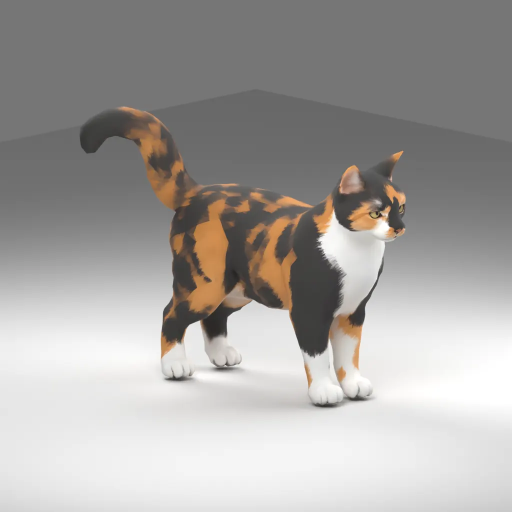
#> input picture experiments/23-multiview-3500/raw-review/original-az315-el12.webp, 1024 x 1024 px, given in place of original-az315-el12.png, which was not available (shown at 1/2 size)
$ python make_comparisons.py
#> lines starting #> are read from the running program, lines starting #| are printed output that depends on the picture; pictures that were not available may be replaced by others from this repository, and a replacement may not be noted
"""Assemble labeled actual-render comparisons. No retouching or generated imagery."""
from pathlib import Path
import hashlib
import json
from PIL import Image, ImageDraw, ImageFont

P = Path(__file__).resolve().parent
font = ImageFont.truetype('/System/Library/Fonts/Helvetica.ttc', 30)
small = ImageFont.truetype('/System/Library/Fonts/Helvetica.ttc', 22)
baseline = P.parent / '25-appearance-diagnostic/matte-candidate/preview'
cases = [('Baseline', baseline),
         ('A: adaptive facets / 18', P / 'results-v001/delta18/preview'),
         ('B: adaptive facets / 28', P / 'results-v001/delta28/preview')]
evidence = []


def add(canvas, source, xy, size):
    with Image.open(source) as im:
        canvas.paste(im.convert('RGB').resize(size, Image.Resampling.LANCZOS), xy)
    evidence.append({'path': str(source), 'sha256': hashlib.sha256(source.read_bytes()).hexdigest()})


canvas = Image.new('RGB', (2304, 1688), '#f4f3ef')
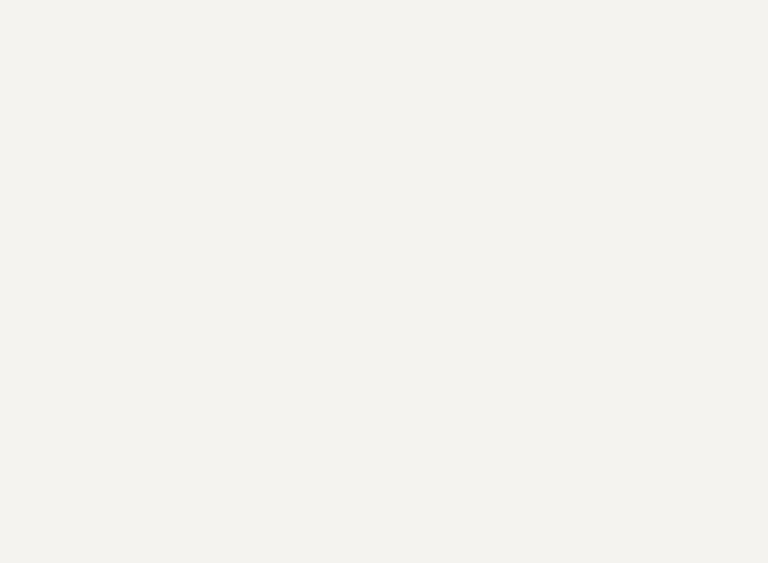
#> canvas: PIL image 2304x1688 RGB (shown at 1/3 size); mean R, G, B 244, 243, 239
draw = ImageDraw.Draw(canvas)
draw.text((24, 18), 'ACTUAL 3D RENDERS  |  3,500 triangles  |  Same geometry, camera, lights and material settings', font=font, fill='#20242a')
for col, (label, folder) in enumerate(cases):
    draw.text((col * 768 + 24, 68), label, font=font, fill='#20242a')
    for row, az in enumerate(['315', '045']):
        add(canvas, folder / f'original-az{az}-el12.png', (col * 768, 112 + row * 768), (768, 768))
#> in add, im is the input picture: PIL image 1024x1024 RGB; mean R, G, B 166.4, 163.5, 161
#> in add, `canvas.paste(im.convert('RGB').resize(size, Image.Resampling.LANCZOS),..`:
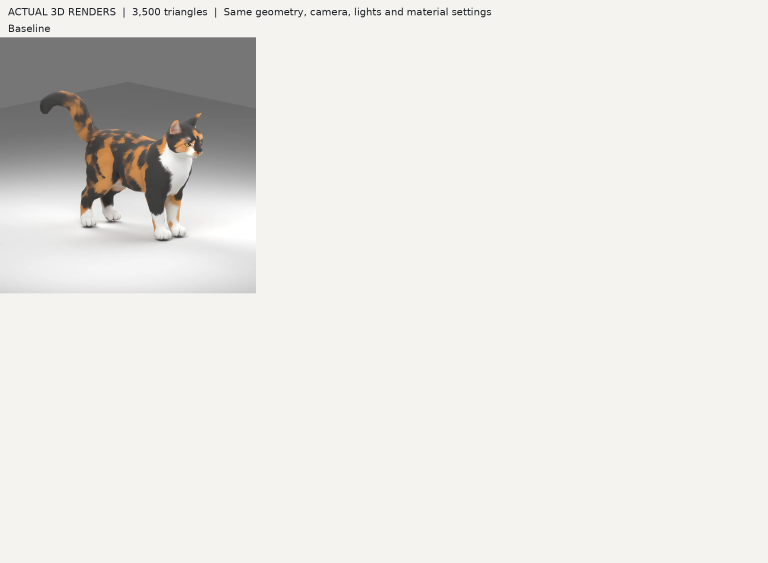
#> canvas: PIL image 2304x1688 RGB (shown at 1/3 size); mean R, G, B 231.7, 230.4, 226.7
#> (the run stopped early here; a loop or call above may not have finished)

$ run again, with experiments/23-multiview-3500/raw-review/original-az000-el12.webp copied over experiments/23-multiview-3500/raw-review/original-az315-el12.webp
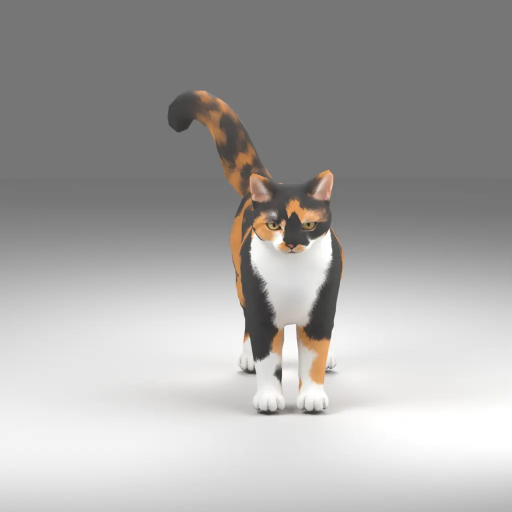
#> input picture experiments/23-multiview-3500/raw-review/original-az000-el12.webp, 1024 x 1024 px, given in place of original-az315-el12.png, which was not available (shown at 1/2 size)
#> in add, im is the input picture: PIL image 1024x1024 RGB; mean R, G, B 169.1, 167.7, 166.4
#> in add, `canvas.paste(im.convert('RGB').resize(size, Image.Resampling.LANCZOS),..`:
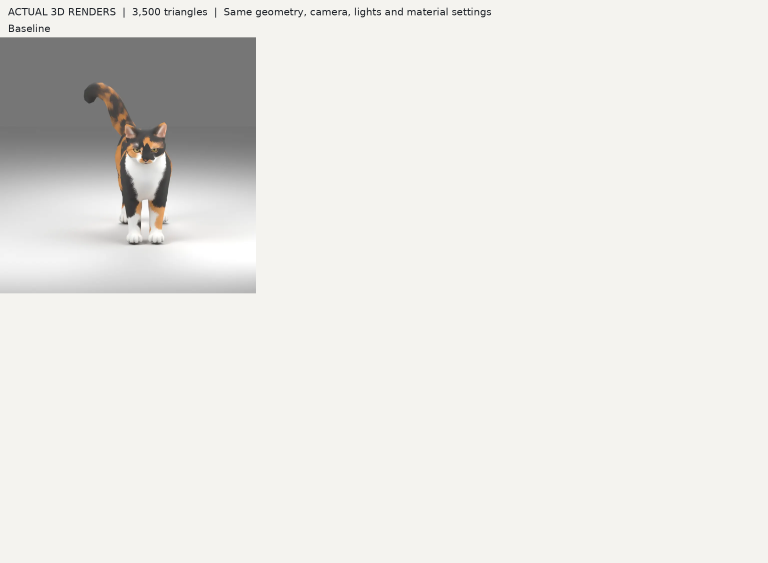
#> canvas: PIL image 2304x1688 RGB (shown at 1/3 size); mean R, G, B 232.1, 231.1, 227.5

$ run again, with experiments/23-multiview-3500/raw-review/original-az045-el12.webp copied over experiments/23-multiview-3500/raw-review/original-az315-el12.webp
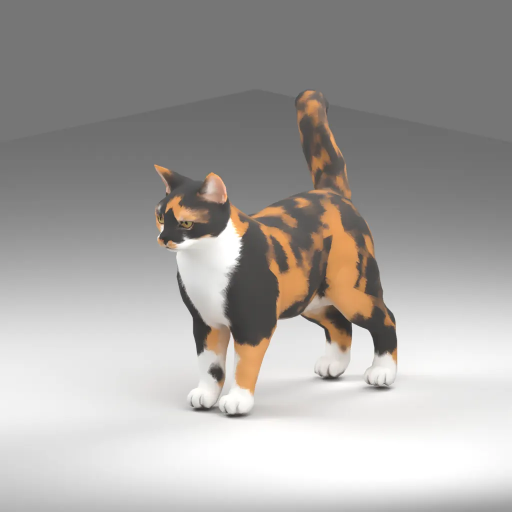
#> input picture experiments/23-multiview-3500/raw-review/original-az045-el12.webp, 1024 x 1024 px, given in place of original-az315-el12.png, which was not available (shown at 1/2 size)
#> in add, im is the input picture: PIL image 1024x1024 RGB; mean R, G, B 167.9, 164.8, 162
#> in add, `canvas.paste(im.convert('RGB').resize(size, Image.Resampling.LANCZOS),..`:
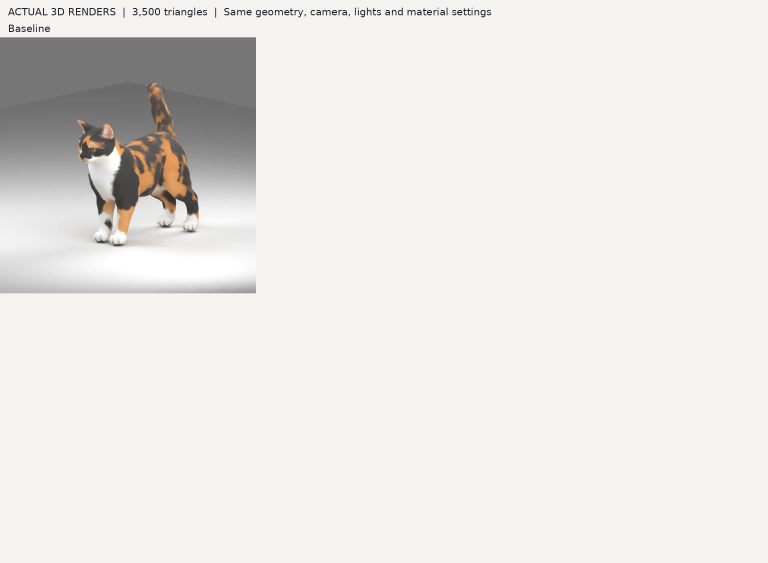
#> canvas: PIL image 2304x1688 RGB (shown at 1/3 size); mean R, G, B 231.9, 230.6, 226.8

$ run again, with experiments/23-multiview-3500/raw-review/original-az090-el12.webp copied over experiments/23-multiview-3500/raw-review/original-az315-el12.webp
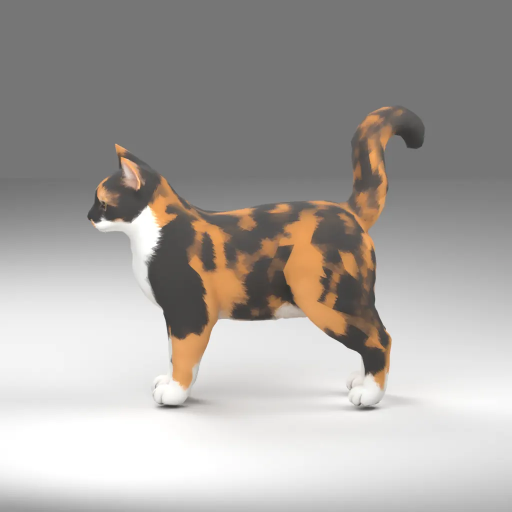
#> input picture experiments/23-multiview-3500/raw-review/original-az090-el12.webp, 1024 x 1024 px, given in place of original-az315-el12.png, which was not available (shown at 1/2 size)
#> in add, im is the input picture: PIL image 1024x1024 RGB; mean R, G, B 169.6, 165.4, 161.8
#> in add, `canvas.paste(im.convert('RGB').resize(size, Image.Resampling.LANCZOS),..`:
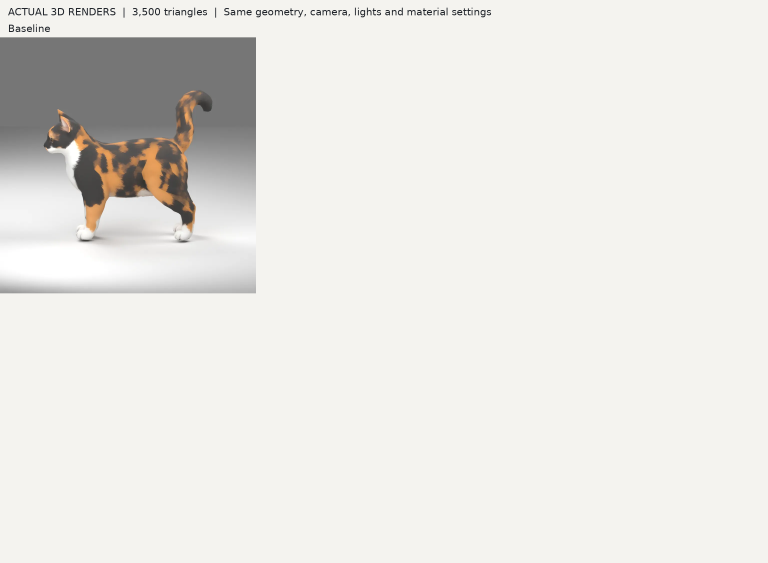
#> canvas: PIL image 2304x1688 RGB (shown at 1/3 size); mean R, G, B 232.2, 230.7, 226.8
